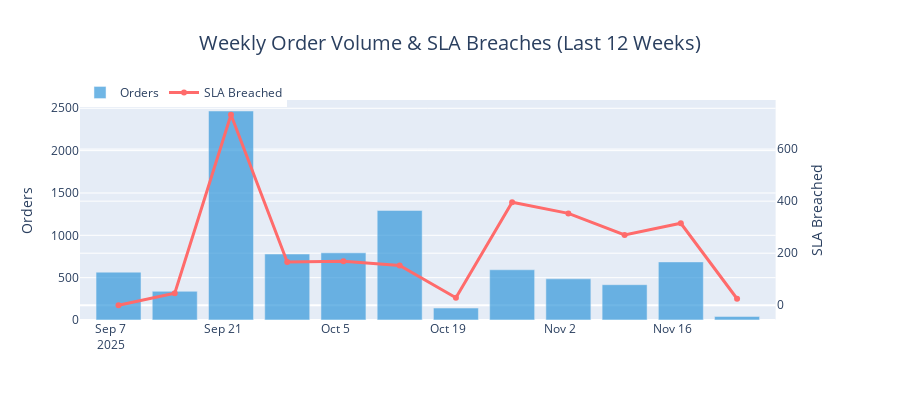

The cell this chart's notebook holds for it:
### Code cell
# Weekly trend
trend_df = df[df['added_date'].notna()].copy()
trend_df['week'] = trend_df['added_date'].dt.to_period('W').dt.start_time
weekly = trend_df.groupby('week').agg(
    orders=('quantity', 'count'),
    breached=('is_breached', 'sum')
).reset_index().tail(12)

fig = make_subplots(specs=[[{"secondary_y": True}]])

fig.add_trace(
    go.Bar(x=weekly['week'], y=weekly['orders'], name='Orders', marker_color='#3498DB', opacity=0.7),
    secondary_y=False
)

fig.add_trace(
    go.Scatter(x=weekly['week'], y=weekly['breached'], name='SLA Breached', 
               mode='lines+markers', line=dict(color='#FF6B6B', width=3)),
    secondary_y=True
)

fig.update_layout(
    title={'text': 'Weekly Order Volume & SLA Breaches (Last 12 Weeks)', 'x': 0.5, 'font': {'size': 20}},
    height=400,
    legend={'orientation': 'h', 'y': 1.1}
)
fig.update_yaxes(title_text="Orders", secondary_y=False)
fig.update_yaxes(title_text="SLA Breached", secondary_y=True)
fig.show()

### Figure 1 — Plotly figure (JSON) as saved in the notebook; plotly's stock layout.template omitted (floating-point values rounded to 4 significant figures)
{"data": [{"marker": {"color": "#3498DB"}, "name": "Orders", "opacity": 0.7, "type": "bar", "x": ["2025-09-08T00:00:00", "2025-09-15T00:00:00", "2025-09-22T00:00:00", "2025-09-29T00:00:00", "2025-10-06T00:00:00", "2025-10-13T00:00:00", "2025-10-20T00:00:00", "2025-10-27T00:00:00", "2025-11-03T00:00:00", "2025-11-10T00:00:00", "2025-11-17T00:00:00", "2025-11-24T00:00:00"], "xaxis": "x", "y": [565, 339, 2468, 779, 794, 1294, 141, 593, 486, 417, 686, 41], "yaxis": "y"}, {"line": {"color": "#FF6B6B", "width": 3}, "mode": "lines+markers", "name": "SLA Breached", "type": "scatter", "x": ["2025-09-08T00:00:00", "2025-09-15T00:00:00", "2025-09-22T00:00:00", "2025-09-29T00:00:00", "2025-10-06T00:00:00", "2025-10-13T00:00:00", "2025-10-20T00:00:00", "2025-10-27T00:00:00", "2025-11-03T00:00:00", "2025-11-10T00:00:00", "2025-11-17T00:00:00", "2025-11-24T00:00:00"], "xaxis": "x", "y": [0, 46, 732, 166, 169, 153, 29, 396, 353, 270, 315, 25], "yaxis": "y2"}], "layout": {"height": 400, "legend": {"orientation": "h", "y": 1.1}, "title": {"font": {"size": 20}, "text": "Weekly Order Volume & SLA Breaches (Last 12 Weeks)", "x": 0.5}, "xaxis": {"anchor": "y", "domain": [0, 0.94]}, "yaxis": {"anchor": "x", "domain": [0, 1], "title": {"text": "Orders"}}, "yaxis2": {"anchor": "x", "overlaying": "y", "side": "right", "title": {"text": "SLA Breached"}}}}
